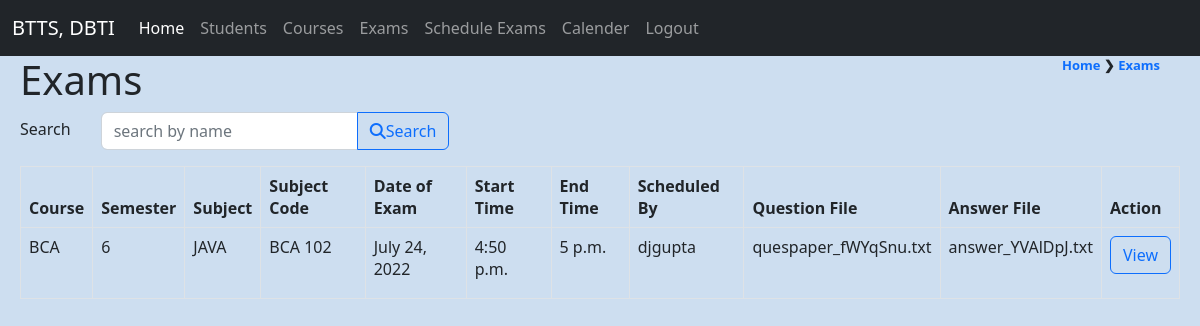
The app's page /teacher/exams/ (signed in) with its own data.
### teacher/models.py (models this page shows)
class exams(models.Model):
    course = models.CharField(max_length=100)
    semester = models.CharField(max_length=10)
    subject = models.CharField(max_length=50)
    subject_code = models.CharField(max_length=10)
    date_of_exam = models.DateField()
    start_time = models.TimeField()
    end_time = models.TimeField()
    scheduled_by = models.CharField(max_length=50)
    question_file = models.FileField(default='file')
    answer_file = models.FileField(default='file')

### teacher/views.py (the view)
# urls.py: path('exams/', views.exams, name='exams'),                                                                  #working
def exams(request):
    now = datetime.datetime.now()
    nd = now.strftime("%Y-%m-%d")
    nt = now.strftime("%I:%M %p")
    exm = ex.objects.all()
    return render(request, 'exams.html', {'exams':exm, "time":nt, "date":nd})

### teacher/templates/exams.html (shortened to what this page needs)
{% extends 'base.html' %}
{% block content%}
<p class="_dirs">
    <a href="{% url 'dashboard' %}">Home </a> &#10095; <a href="{% url 'exams' %}"> Exams</a>
</p>
<h1>Exams</h1>
<div style="display:flex;">
    <div class="form-group" style="margin-top:5px; margin-right:30px;">
        <label for="search">Search</label>
    </div>
    <form action="{% url 'search_exam_by_name' %}" method="GET" style="margin-right:20px;">
        <div class="input-group">
            <div class="form-outline">
              <input type="search" name="query" id="query" class="form-control" placeholder="search by name" style="border-top-right-radius:0px; border-bottom-right-radius:0px;" />
            </div>
            <button type="submit" class="btn btn-outline-primary"><i class="fas fa-search"></i>Search </button>
        </div>
    </form>
</div>
{% if exams %}
<table class="table table-bordered">
    <thead class="thead-dark">
        <tr>
            <th scope="col">Course</th>
            <th scope="col">Semester</th>
            <th scope="col">Subject</th>
            <th scope="col">Subject Code</th>
            <th scope="col">Date of Exam</th>
            <th scope="col">Start Time</th>
            <th scope="col">End Time</th>
            <th scope="col">Scheduled By</th>
            <th scope="col">Question File</th>
            <th scope="col">Answer File</th>
            <th scope="col">Action</th>
        </tr>
    </thead>
    <tbody>
        {% for exam in exams %}
        <tr>
            <td>{{exam.course}}</td>
            <td>{{exam.semester}}</td>
            <td>{{exam.subject}}</td>
            <td>{{exam.subject_code}}</td>
            <td>{{exam.date_of_exam}}</td>
            <td>{{exam.start_time}}</td>
            <td>{{exam.end_time}}</td>
            <td>{{exam.scheduled_by}}</td>
            <td>{{exam.question_file}}</td>
            <td>{{exam.answer_file}}</td>
            {% if exam.date_of_exam > date and exam.end_time > time %}
                <td><a href="#" class="btn btn-outline-warning"> Results </a></td>
            {% else %}
            <td>
                <form action="{% url 'question_paper' %}" method="get">
                    <input type="submit" value="View" class="btn btn-outline-primary">
                </form>
            </td>
            {% endif %}
        </tr>
        {% endfor %}
    </tbody>
</table>
{% else %}
    <div class="alert alert-danger"> <b> No Exam is Scheduled </b> </div>
{% endif %}
{% endblock %}

### teacher/static/style.css (style rules this page uses)
body { background-color: #CDDEF0; }
._dirs { font-size: small; font-weight: bold; float: right; margin-right: 20px; }
._dirs a { text-decoration: none; }

### records on screen
exams: course "BCA", semester "6", subject "JAVA", subject_code "BCA 102", date_of_exam "July 24, 2022", start_time "4:50 p.m.", end_time "5 p.m.", scheduled_by "djgupta", question_file "quespaper_fWYqSnu.txt", answer_file "answer_YVAlDpJ.txt"
